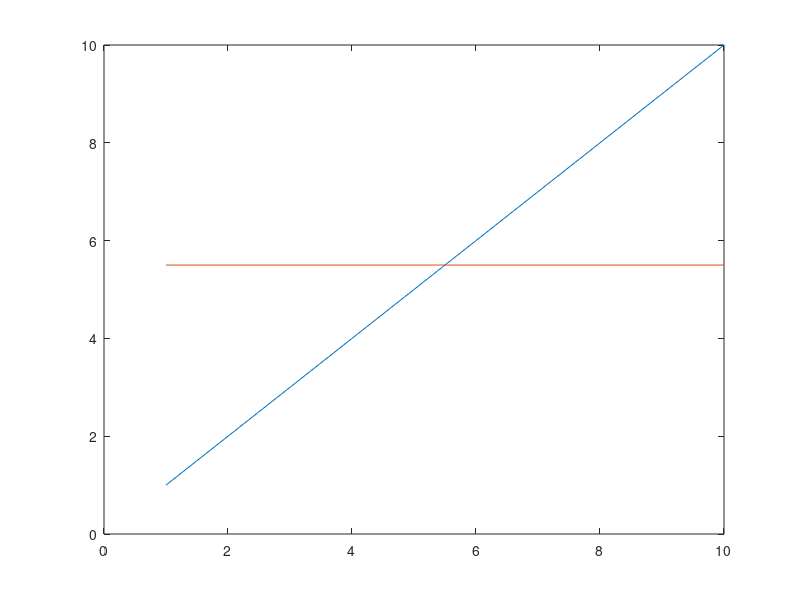

Reproduce this figure in MATLAB.
Z = [ 1 2 3 4 5 6 7 8 9 10 ];
n= length(Z);

suma=0;
for i=1:n
    suma=suma+Z(i);
end
Zmed=suma/n

x = 1:n;
for i=1:n
    y(i)=Zmed;
end
plot(Z)
hold on
plot(x,y)
hold off